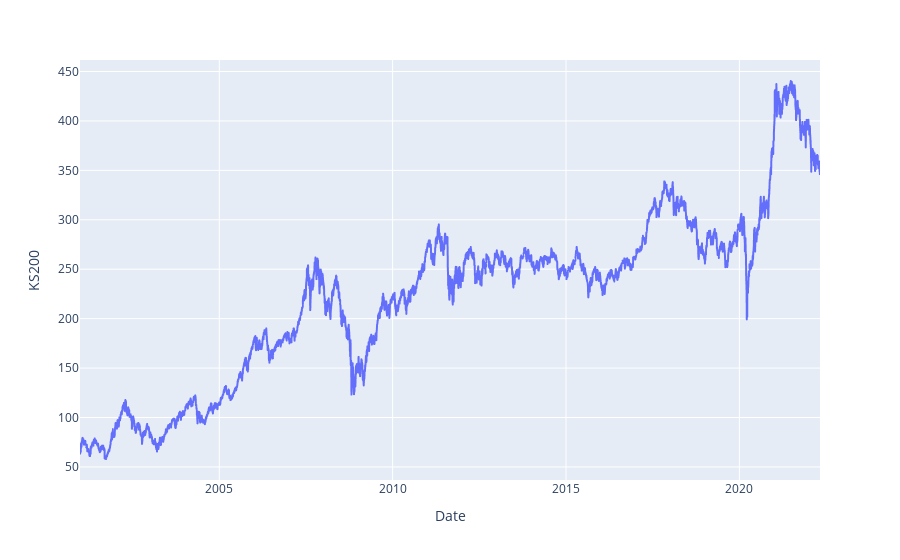

Write notebook code for a chart like this one.
### Code cell
# 컬럼명 변경
df = df.rename(columns={'Close':Index})

# 인덱스를 컬럼으로
df['Date'] = df.index
df = df[['Date', Index]]

# 시각화 확인
fig = px.line(df, x='Date', y=Index)
fig.show()

# df.to_csv('./datasets/KS200.csv', index=None)

### Figure 1 — Plotly figure (JSON) as saved in the notebook; plotly's stock layout.template omitted (floating-point values rounded to 4 significant figures; data arrays with more than 128 entries replaced by an {"elided": "..."} marker saying what was removed)
{"data": [{"hovertemplate": "Date=%{x}<br>KS200=%{y}<extra></extra>", "legendgroup": "", "line": {"color": "#636efa", "dash": "solid"}, "marker": {"symbol": "circle"}, "mode": "lines", "name": "", "showlegend": false, "type": "scattergl", "x": {"elided": "5273 str values"}, "xaxis": "x", "y": {"elided": "5273 float values"}, "yaxis": "y"}], "layout": {"legend": {"tracegroupgap": 0}, "margin": {"t": 60}, "xaxis": {"anchor": "y", "domain": [0, 1], "title": {"text": "Date"}}, "yaxis": {"anchor": "x", "domain": [0, 1], "title": {"text": "KS200"}}}}
